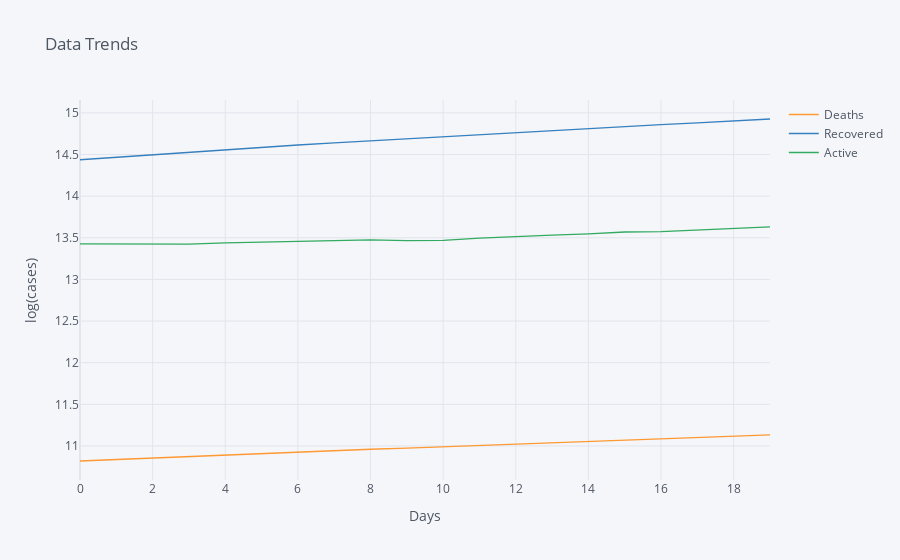

The cell this chart's notebook holds for it:
### Markdown cell above
This graph shows a clear linear relation between the two, as expected. We'll use this info to get one of the values from the other. Also, if $x$ and $y$ are exponentially related, than either $e^x$ and $y$, or $x$ and $\log y$ will be linearly related. We'll use the second option since it allows to keep the numbers small.

Moreover, in the dataset, `Confirmed = Active + Recovered + Deaths`.

We've the process necessary for making predictions. As an additional step we'll use a moving window for making successive prediction since the trend in data is supposed to change (like, active cases first increases, then decreases).

### Code cell
window_size = 20
last_df = df[-window_size:]
# last_df = df[-25:-5]


x = np.array([last_df.index.dayofyear]).T
x -= x.min()
yd, yr, ya = np.array(last_df['Deaths']), np.array(last_df['Recovered']), np.array(last_df['Active'])
lyd, lyr, lya = np.log((yd, yr, ya))  # transform coordinate

if interactive:
    temp = pd.DataFrame()
    temp['Deaths'] = lyd
    temp['Recovered'] = lyr
    temp['Active'] = lya
    temp.iplot(title='Data Trends', xTitle='Days', yTitle='log(cases)')
else:
    plt.plot(x.T[0], lyd, label='Deaths')
    plt.plot(x.T[0], lyr, label='Recovered')
    plt.plot(x.T[0], lya, label='Active')
    plt.legend()
    plt.xlabel('Day')
    plt.ylabel('log(cases)')

### Figure 1 — Plotly figure (JSON) as saved in the notebook; plotly's stock layout.template omitted (floating-point values rounded to 4 significant figures)
{"data": [{"line": {"color": "rgba(255, 153, 51, 1.0)", "dash": "solid", "shape": "linear", "width": 1.3}, "mode": "lines", "name": "Deaths", "text": "", "type": "scatter", "x": [0, 1, 2, 3, 4, 5, 6, 7, 8, 9, 10, 11, 12, 13, 14, 15, 16, 17, 18, 19], "y": [10.82, 10.84, 10.86, 10.88, 10.89, 10.91, 10.93, 10.95, 10.96, 10.97, 10.99, 11.01, 11.03, 11.04, 11.06, 11.07, 11.09, 11.1, 11.12, 11.13]}, {"line": {"color": "rgba(55, 128, 191, 1.0)", "dash": "solid", "shape": "linear", "width": 1.3}, "mode": "lines", "name": "Recovered", "text": "", "type": "scatter", "x": [0, 1, 2, 3, 4, 5, 6, 7, 8, 9, 10, 11, 12, 13, 14, 15, 16, 17, 18, 19], "y": [14.44, 14.47, 14.5, 14.53, 14.56, 14.59, 14.61, 14.64, 14.66, 14.69, 14.71, 14.74, 14.76, 14.79, 14.81, 14.84, 14.86, 14.88, 14.9, 14.93]}, {"line": {"color": "rgba(50, 171, 96, 1.0)", "dash": "solid", "shape": "linear", "width": 1.3}, "mode": "lines", "name": "Active", "text": "", "type": "scatter", "x": [0, 1, 2, 3, 4, 5, 6, 7, 8, 9, 10, 11, 12, 13, 14, 15, 16, 17, 18, 19], "y": [13.43, 13.43, 13.42, 13.42, 13.44, 13.45, 13.46, 13.47, 13.47, 13.47, 13.47, 13.5, 13.52, 13.53, 13.55, 13.57, 13.57, 13.59, 13.61, 13.63]}], "layout": {"legend": {"bgcolor": "#F5F6F9", "font": {"color": "#4D5663"}}, "paper_bgcolor": "#F5F6F9", "plot_bgcolor": "#F5F6F9", "title": {"font": {"color": "#4D5663"}, "text": "Data Trends"}, "xaxis": {"gridcolor": "#E1E5ED", "showgrid": true, "tickfont": {"color": "#4D5663"}, "title": {"font": {"color": "#4D5663"}, "text": "Days"}, "zerolinecolor": "#E1E5ED"}, "yaxis": {"gridcolor": "#E1E5ED", "showgrid": true, "tickfont": {"color": "#4D5663"}, "title": {"font": {"color": "#4D5663"}, "text": "log(cases)"}, "zerolinecolor": "#E1E5ED"}}}
